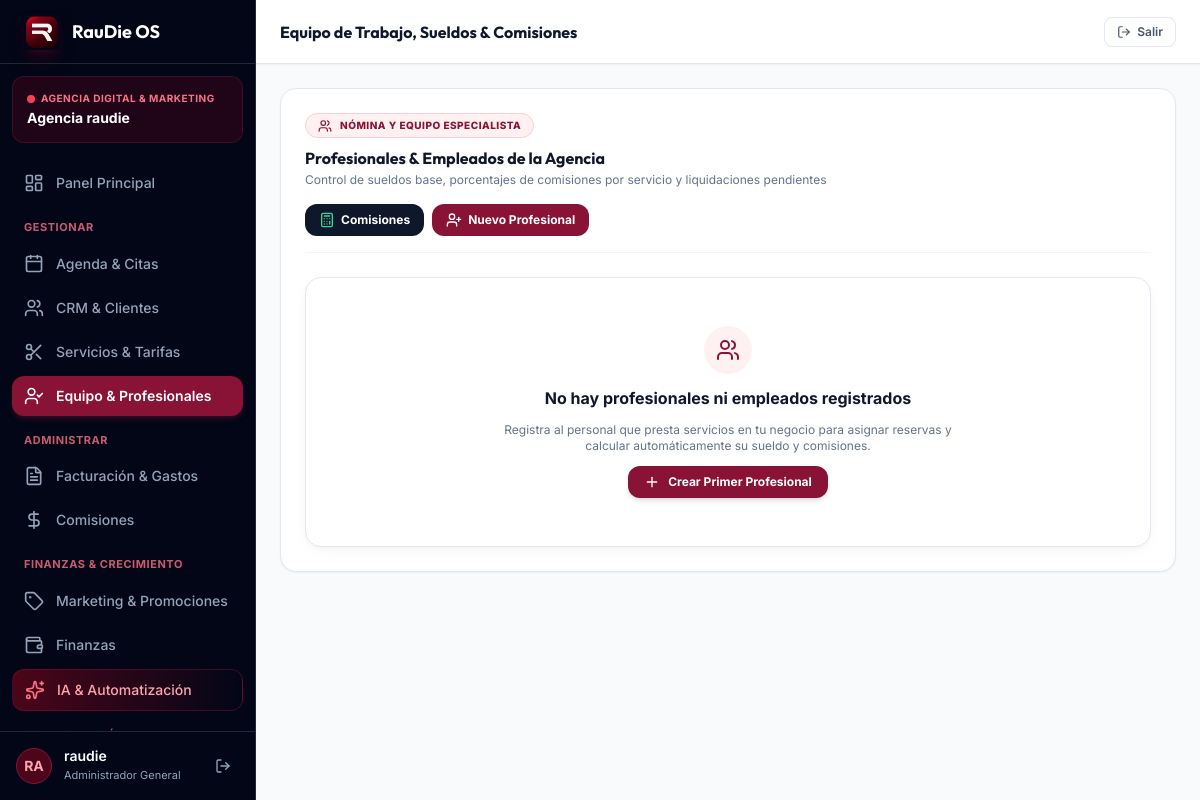
Page /business/equipo/ (signed in) on the earlier database version.
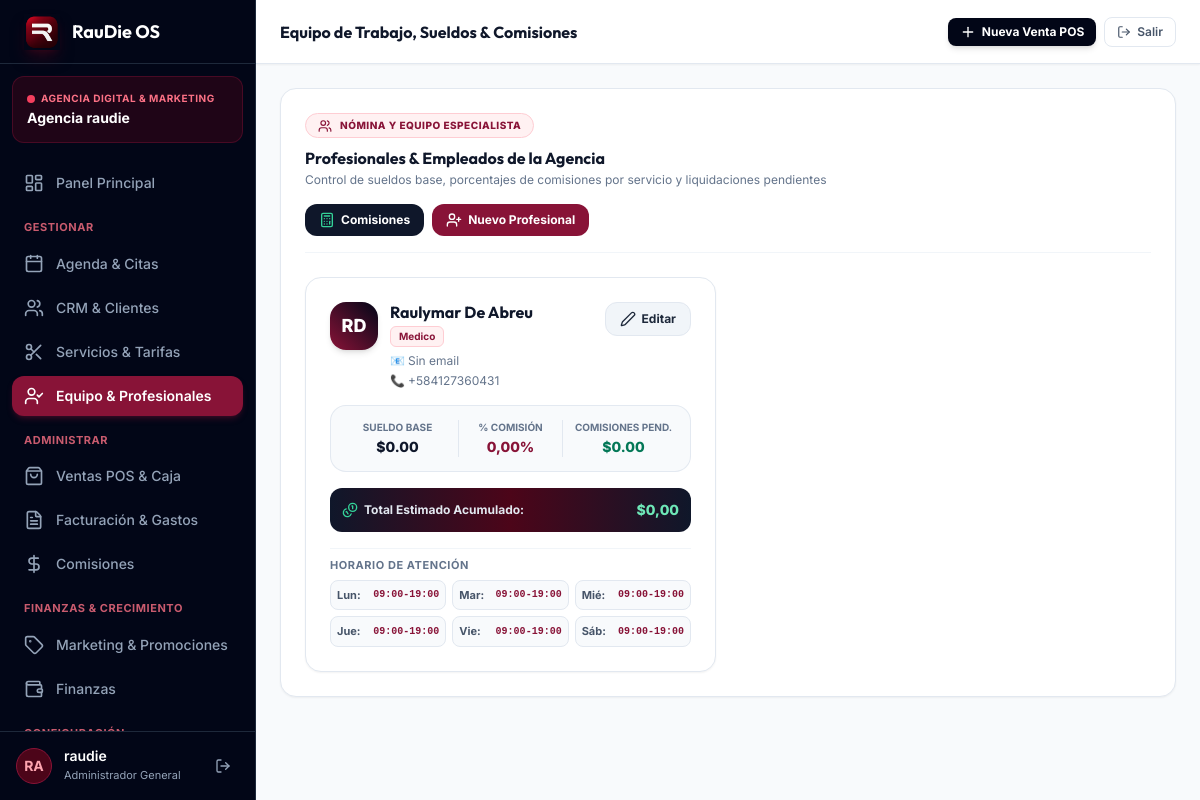
Same page on the later database version.
### apps/business/models.py (models this page shows, shortened)
class StaffMember(TimeStampedModel):
    business = models.ForeignKey(Business, on_delete=models.CASCADE, related_name="staff_members")
    branch = models.ForeignKey(Branch, on_delete=models.CASCADE, related_name="staff_members", null=True, blank=True)
    branches = models.ManyToManyField(Branch, blank=True, related_name="staff_members_multi", verbose_name="Sucursales Asignadas")
    user = models.OneToOneField(User, on_delete=models.SET_NULL, null=True, blank=True, related_name="staff_profile")
    first_name = models.CharField(max_length=100, verbose_name="Nombre")
    last_name = models.CharField(max_length=100, verbose_name="Apellido")
    email = models.EmailField(blank=True, null=True)
    phone = models.CharField(max_length=50, blank=True, null=True)
    role_title = models.CharField(max_length=100, default="Especialista", verbose_name="Cargo / Especialidad")
    commission_rate = models.DecimalField(max_digits=5, decimal_places=2, default=0.00, verbose_name="Comisión Porcentaje (%)")
    base_salary = models.DecimalField(max_digits=10, decimal_places=2, default=0.00, verbose_name="Sueldo Base ($)")
    is_active = models.BooleanField(default=True)
    avatar_color = models.CharField(max_length=20, default="#3b82f6")
    @property
    def full_name(self):
        return f"{self.first_name} {self.last_name}"
    @property
    def pending_commissions(self):
        from django.db.models import Sum
        total = self.commission_records.filter(is_settled=False).aggregate(total=Sum('amount'))['total']
        return total or 0.00
    @property
    def estimated_total_salary(self):
        return float(self.base_salary or 0) + float(self.pending_commissions or 0)

class WorkSchedule(TimeStampedModel):
    DAYS_OF_WEEK = [
        (0, 'Lunes'),
        (1, 'Martes'),
        (2, 'Miércoles'),
        (3, 'Jueves'),
        (4, 'Viernes'),
        (5, 'Sábado'),
        (6, 'Domingo'),
    ]
    staff = models.ForeignKey(StaffMember, on_delete=models.CASCADE, related_name="schedules")
    day_of_week = models.IntegerField(choices=DAYS_OF_WEEK)
    start_time = models.TimeField(default="09:00")
    end_time = models.TimeField(default="18:00")
    is_working_day = models.BooleanField(default=True)
    class Meta:
        unique_together = ('staff', 'day_of_week')

### apps/business/views.py (the view)
# urls.py: path('equipo/', views.staff_list_view, name='staff_list'),
@login_required
def staff_list_view(request):
    business = getattr(request, 'current_business', None) or request.user.business
    if not business:
        return redirect('onboarding')
    staff_members = StaffMember.objects.filter(business=business).prefetch_related('schedules').order_by('first_name') if business else []
    from django.core.paginator import Paginator
    paginator = Paginator(staff_members, 10)
    page_obj = paginator.get_page(request.GET.get('page', 1))
    return render(request, 'business/staff_list.html', {
        'business': business,
        'staff_members': page_obj,
        'page_obj': page_obj,
    })

### apps/business/context_processors.py (called while the page is built)
def business_context(request):
    business = getattr(request, 'current_business', None)
    if not business and request.user.is_authenticated and getattr(request.user, 'business', None):
        business = request.user.business
    all_module_keys = ['crm', 'agenda', 'booking', 'invoicing', 'pos', 'inventory', 'commissions', 'ai_engine', 'marketing']
    modules_enabled = {}
    if business:
        enabled_list = business.enabled_modules or all_module_keys
        for key in all_module_keys:
            modules_enabled[key] = (key in enabled_list) if enabled_list else True
    else:
        for key in all_module_keys:
            modules_enabled[key] = True
    return {
        'current_business': business,
        'modules_enabled': modules_enabled,
        'business_type_display': business.get_business_type_display() if business else 'Agencia'
    }

### templates/business/staff_list.html (shortened to what the changed rows need)
{% extends 'base.html' %}
{% block header_title %}Equipo de Trabajo, Sueldos & Comisiones{% endblock %}
{% block content %}
<div class="space-y-6">
    <div class="glass-card bg-white p-6 rounded-2xl space-y-6 border border-slate-200 shadow-sm">
        <div class="grid grid-cols-1 lg:grid-cols-2 gap-6">
        {% for staff in staff_members %}
        <div class="glass-card bg-white p-6 rounded-2xl space-y-4 border border-slate-200 shadow-sm flex flex-col justify-between hover:border-slate-300 transition">
            <div class="space-y-4">
                <div class="flex items-start justify-between gap-4">
                    <div class="flex items-start gap-3">
                        <div class="w-12 h-12 rounded-2xl bg-gradient-to-tr from-rose-900 to-slate-950 text-white font-extrabold text-lg flex items-center justify-center shadow-md shrink-0">
                            {{ staff.first_name|slice:":1" }}{{ staff.last_name|slice:":1" }}
                        </div>
                        <div>
                            <h3 class="font-bold text-slate-900 text-base font-display leading-tight">{{ staff.full_name }}</h3>
                            <span class="inline-block px-2 py-0.5 rounded-md text-[10px] font-bold bg-rose-50 text-rose-900 border border-rose-200 mt-1 mb-1.5">
                                {{ staff.role_title }}
                            </span>
                            <div class="text-xs text-slate-500 space-y-1">
                                <div class="flex items-center gap-1.5">
                                    <span class="w-3 text-center">📧</span> <span>{{ staff.email|default:"Sin email" }}</span>
                                </div>
                                {% if staff.phone %}
                                <div class="flex items-center gap-1.5">
                                    <span class="w-3 text-center">📞</span> <span>{{ staff.phone }}</span>
                                </div>
                                {% endif %}
                            </div>
                        </div>
                    </div>
                    <a href="{% url 'staff_edit' staff.id %}" class="p-2 sm:px-3.5 sm:py-2 rounded-xl bg-slate-100 hover:bg-slate-200 text-slate-800 text-xs font-bold transition flex items-center gap-1.5 border border-slate-200 shrink-0">
                        <i data-lucide="edit-2" class="w-4 h-4"></i>
                        <span class="hidden sm:inline">Editar</span>
                    </a>
                </div>
                <div class="grid grid-cols-3 gap-2 p-3.5 bg-slate-50 rounded-2xl border border-slate-200/90 text-center">
                    <div class="space-y-0.5">
                        <span class="text-[10px] font-bold text-slate-500 uppercase block">Sueldo Base</span>
                        <span class="font-extrabold text-slate-900 text-sm block">${{ staff.base_salary|default:"0.00" }}</span>
                    </div>
                    <div class="space-y-0.5 border-x border-slate-200 px-1">
                        <span class="text-[10px] font-bold text-slate-500 uppercase block">% Comisión</span>
                        <span class="font-extrabold text-rose-900 text-sm block">{{ staff.commission_rate }}%</span>
                    </div>
                    <div class="space-y-0.5">
                        <span class="text-[10px] font-bold text-slate-500 uppercase block">Comisiones Pend.</span>
                        <span class="font-extrabold text-emerald-700 text-sm block">${{ staff.pending_commissions|default:"0.00" }}</span>
                    </div>
                </div>
                <div class="p-3 rounded-xl bg-gradient-to-r from-slate-900 via-rose-950 to-slate-900 text-white flex items-center justify-between text-xs font-bold shadow-xs">
                    <span class="flex items-center gap-1.5 text-slate-200">
                        <i data-lucide="coins" class="w-4 h-4 text-emerald-400"></i> Total Estimado Acumulado:
                    </span>
                    <span class="text-sm font-extrabold text-emerald-300">${{ staff.estimated_total_salary|floatformat:2 }}</span>
                </div>
            </div>
            <div class="space-y-1.5 pt-2 border-t border-slate-100">
                <span class="text-[11px] font-bold text-slate-500 uppercase tracking-wider block">Horario de Atención</span>
                <div class="grid grid-cols-2 sm:grid-cols-3 gap-1.5 text-[11px] text-slate-700">
                    {% for sched in staff.schedules.all %}
                    <div class="p-1.5 rounded-lg bg-slate-50 border border-slate-200 flex justify-between items-center">
                        <span class="font-bold text-slate-600">{{ sched.get_day_of_week_display|slice:":3" }}:</span>
                        <span class="text-rose-900 font-mono font-semibold text-[10px]">{% if sched.is_working_day %}{{ sched.start_time|time:"H:i" }}-{{ sched.end_time|time:"H:i" }}{% else %}Off{% endif %}</span>
                    </div>
                    {% endfor %}
                </div>
            </div>
        </div>
        {% empty %}
        <div class="col-span-2 glass-card bg-white p-12 text-center rounded-2xl border border-slate-200 space-y-3">
            <div class="w-12 h-12 rounded-full bg-rose-50 text-rose-900 flex items-center justify-center mx-auto">
                <i data-lucide="users" class="w-6 h-6"></i>
            </div>
            <h4 class="font-bold text-slate-900 text-base">No hay profesionales ni empleados registrados</h4>
            <p class="text-xs text-slate-500 max-w-md mx-auto">Registra al personal que presta servicios en tu negocio para asignar reservas y calcular automáticamente su sueldo y comisiones.</p>
            <a href="{% url 'staff_create' %}" class="inline-flex items-center gap-2 px-4 py-2 rounded-xl bg-rose-900 text-white font-bold text-xs shadow-md">
                <i data-lucide="plus" class="w-4 h-4"></i> Crear Primer Profesional
            </a>
        </div>
        {% endfor %}
    </div>
    </div>
</div>
{% endblock %}

### templates/base.html (shortened to what the changed rows need)
<!DOCTYPE html>
<html lang="es" class="h-full bg-slate-50 text-slate-900">
<head>
    <script src="https://cdn.tailwindcss.com"></script>
</head>
<body class="h-full font-sans antialiased bg-slate-50 text-slate-900 flex flex-col md:flex-row custom-scrollbar">
    <aside class="w-64 h-screen sticky top-0 bg-slate-950 border-r border-slate-800 flex flex-col justify-between hidden md:flex shrink-0 overflow-hidden">
        <div class="flex flex-col flex-1 min-h-0">
            <div class="h-16 flex items-center px-6 border-b border-slate-800 justify-between shrink-0">
                <div class="flex items-center gap-3">
                    <div>
                        <h1 class="font-display font-bold text-lg text-white leading-none">RauDie OS</h1>
                    </div>
                </div>
            </div>
            <nav class="px-3 space-y-1 flex-1 overflow-y-auto custom-scrollbar py-2">
                {% if modules_enabled.pos %}
                <a href="{% url 'pos_terminal' %}" class="flex items-center gap-3 px-3 py-2.5 rounded-xl text-sm font-medium transition {% if request.resolver_match.url_name == 'pos_terminal' %}bg-rose-900 text-white font-semibold shadow-md shadow-rose-900/30{% else %}text-slate-400 hover:text-white hover:bg-slate-900{% endif %}">
                    <i data-lucide="shopping-bag" class="w-5 h-5"></i>
                    <span>Ventas POS & Caja</span>
                </a>
                {% endif %}
                {% if modules_enabled.ai_engine %}
                <a href="{% url 'ai_dashboard' %}" class="flex items-center gap-3 px-3 py-2.5 rounded-xl text-sm font-medium transition border border-rose-800/40 bg-gradient-to-r from-rose-950 to-slate-950 text-rose-300 hover:text-white hover:from-rose-900 hover:to-slate-900 shadow-sm">
                    <i data-lucide="sparkles" class="w-5 h-5 text-rose-400"></i>
                    <span>IA & Automatización</span>
                </a>
                {% endif %}
            </nav>
        </div>
    </aside>
    <div class="flex-1 flex flex-col min-w-0 min-h-screen md:h-screen overflow-x-hidden">
        <header class="h-16 bg-white border-b border-slate-200 flex items-center justify-between px-3 sm:px-6 shrink-0 shadow-sm sticky top-0 z-30">
            <div class="flex items-center gap-2 min-w-0 flex-1 mr-2">
                <h2 class="text-xs sm:text-base font-bold text-slate-900 font-display truncate">{% block header_title %}Panel Principal{% endblock %}</h2>
            </div>
            <div class="flex items-center gap-2 shrink-0">
                {% if modules_enabled.pos %}
                <a href="{% url 'pos_terminal' %}" class="flex items-center gap-1.5 px-3 py-1.5 rounded-lg text-xs font-bold bg-slate-950 hover:bg-rose-900 text-white shadow-md transition whitespace-nowrap">
                    <i data-lucide="plus" class="w-4 h-4"></i>
                    <span class="hidden sm:inline">Nueva Venta POS</span>
                </a>
                {% endif %}
            </div>
        </header>
        <main class="flex-1 overflow-y-auto p-3.5 sm:p-6 custom-scrollbar bg-slate-50">
            {% block content %}{% endblock %}
        </main>
    </div>
</body>
</html>

Differences in the rows shown:
added StaffMember: first_name "R", last_name "D", full_name "Raulymar De Abreu", role_title "Medico", email "Sin email", phone "+584127360431", base_salary "0.00", commission_rate "0,00", pending_commissions "0.00", estimated_total_salary "0,00"
added WorkSchedule: day_of_week "Lun", start_time "09:00", end_time "19:00"
added WorkSchedule: day_of_week "Mar", start_time "09:00", end_time "19:00"
added WorkSchedule: day_of_week "Mié", start_time "09:00", end_time "19:00"
added WorkSchedule: day_of_week "Jue", start_time "09:00", end_time "19:00"
added WorkSchedule: day_of_week "Vie", start_time "09:00", end_time "19:00"
added WorkSchedule: day_of_week "Sáb", start_time "09:00", end_time "19:00"
Other differences:
text no longer shown: "IA & Automatización No hay profesionales ni empleados registrados Registra al personal que presta servicios en tu negocio para asignar reservas y calcular automáticamente su sueldo y comisiones. Crear Primer Profesional"
text now shown: "Ventas POS & Caja Nueva Venta POS"
